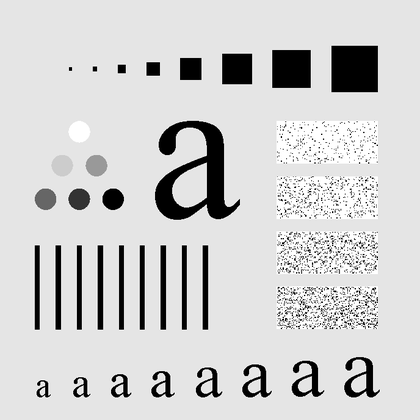
%> input picture assignements/Assignement_04/Q3/question_3.tif, 420 x 420 px, shrunk from 688 x 688 before the run
$ octave Q3.m   (GNU Octave 9; MATLAB toolbox functions it lacks are replaced by stand-ins)
%> lines starting %> are read from the running program, lines starting %| are printed output that depends on the picture; in (x1, y1, x2, y2) boxes, pixels count from 0 and x2, y2 are one past the last pixel; in counts of white or black regions, pixels touching at a corner belong together; the program's own positions count from 1
% Load the image
I = imread('question_3.tif');
%> I is the input picture: size 420x420 uint8; min 0, max 255, mean 207.2

% Compute the 2D Discrete Fourier Transform (DFT) of the image
[M, N] = size(I);
%> M = 420; N = 420
F = fft2(I);

% Define the ideal low-pass filter in the frequency domain
u_center = floor(M/2) + 1;
%> u_center = 211
v_center = floor(N/2) + 1;
%> v_center = 211
filter_radius = 30;
H = zeros(M, N);
for u = 1:M
    for v = 1:N
        if sqrt((u - u_center)^2 + (v - v_center)^2) <= filter_radius
            H(u, v) = 1;
        else
            H(u, v) = 0;
        end
    end
end
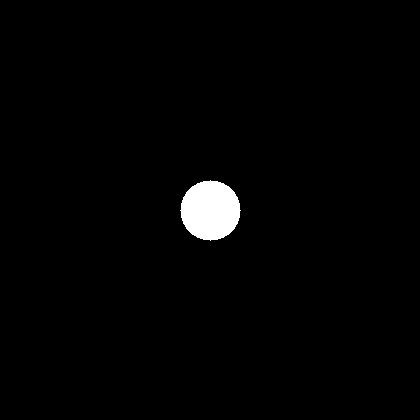
%> H: size 420x420 double; values 0 (black) and 1 (white), 1.6% white; 1 white region, box (x1, y1, x2, y2) and area: (180, 180, 241, 241) 2821

% Apply the filter in the frequency domain
F_filtered = F .* H;

% Compute the filtered image in the spatial domain
I_filtered = real(ifft2(F_filtered));
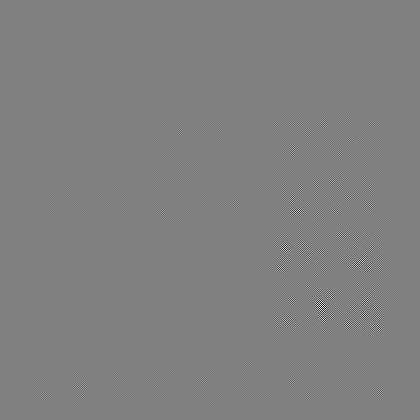
%> I_filtered: size 420x420 double; min -11.27, max 11.1, mean 9.65e-19; drawn with min black and max white

% Display the original and filtered images
figure;
subplot(1, 2, 1);
imshow(I, []);
title('Original Image');
subplot(1, 2, 2);
imshow(I_filtered, []);
title('Ideal Low-Pass Filtered Image');
